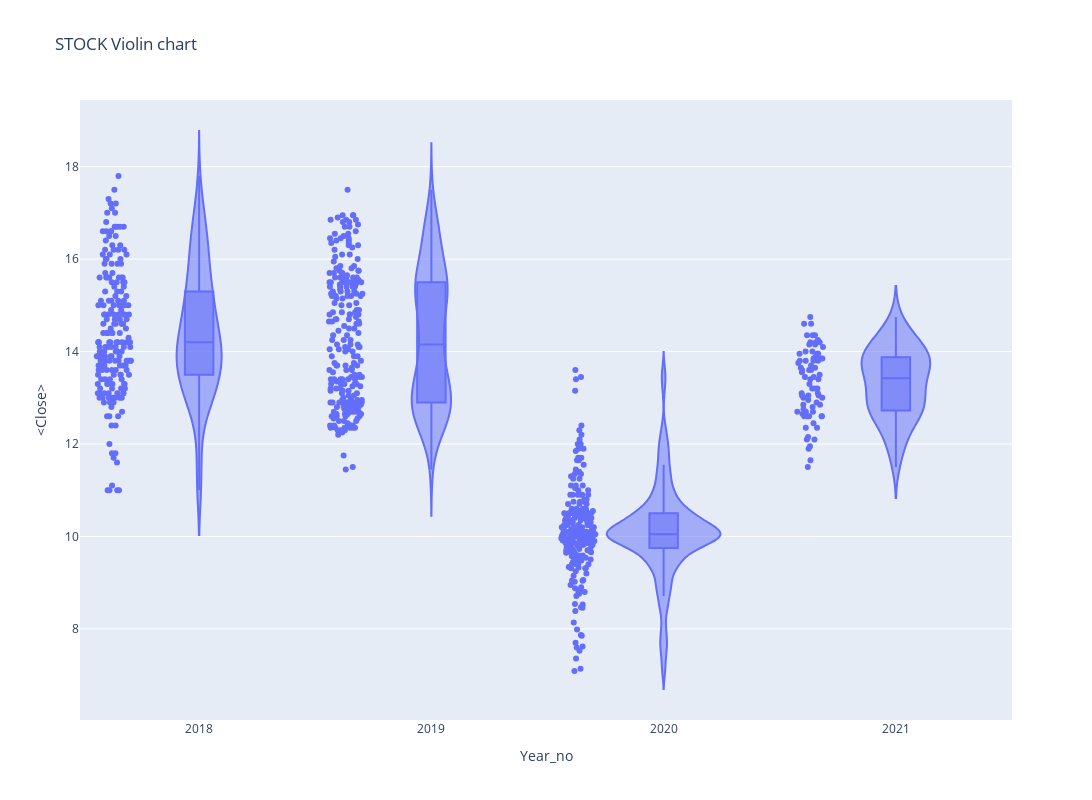

Notebook code cell kept with this figure:
### Code cell
#px.violin(df_tips, y="tip", x="smoker", color="sex", box=True, points="all",
#          hover_data=df_tips.columns)

fig = go.Figure()

px.violin(df,x='Year_no',y='<Close>',box =True, points='all',
         hover_data=df.columns, title = 'STOCK Violin chart',width=1200,    height=800 )

### Figure 1 — Plotly figure (JSON) as saved in the notebook; plotly's stock layout.template omitted (floating-point values rounded to 4 significant figures; data arrays with more than 128 entries replaced by an {"elided": "..."} marker saying what was removed)
{"data": [{"alignmentgroup": "True", "box": {"visible": true}, "customdata": {"elided": "779x5 mixed values"}, "hovertemplate": "Year_no=%{x}<br><Close>=%{y}<br>datetime=%{customdata[0]}<br><Volume>=%{customdata[1]}<br>Period=%{customdata[2]}<br>Daily_return=%{customdata[3]}<br>Volumn=%{customdata[4]}<extra></extra>", "legendgroup": "", "marker": {"color": "#636efa"}, "name": "", "offsetgroup": "", "orientation": "v", "points": "all", "scalegroup": "True", "showlegend": false, "type": "violin", "x": {"elided": "779 int values"}, "x0": " ", "xaxis": "x", "y": {"elided": "779 float values"}, "y0": " ", "yaxis": "y"}], "layout": {"height": 800, "legend": {"tracegroupgap": 0}, "title": {"text": "STOCK Violin chart"}, "violinmode": "group", "width": 1200, "xaxis": {"anchor": "y", "domain": [0, 1], "title": {"text": "Year_no"}}, "yaxis": {"anchor": "x", "domain": [0, 1], "title": {"text": "<Close>"}}}}
